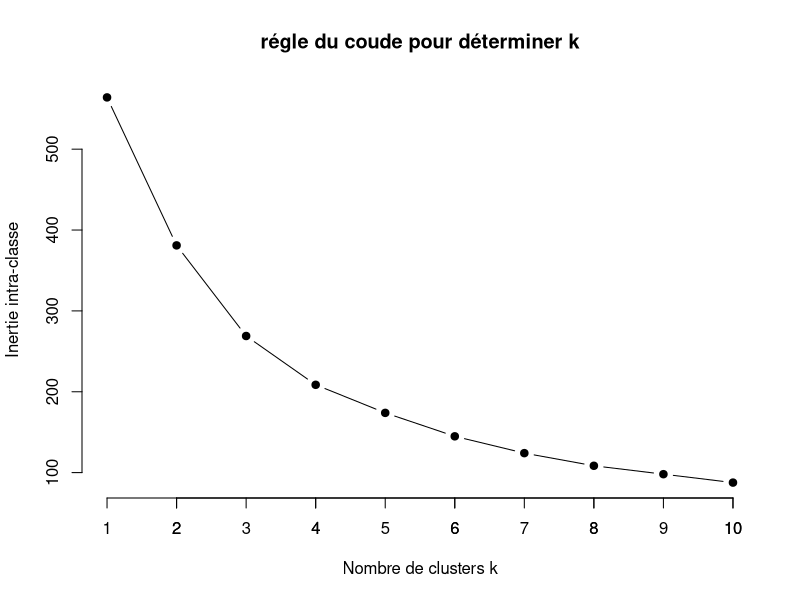

This chart was generated by the following R code: (Note: this script raises an error after producing the figure.)
## ANALYSE K-MEANS DES STATIONS DE MÉTRO (70% des stations) ##
# Seules variables numériques dispo du csv : Longitude et Latitude => Questionnement sur utilité de méthode des kmeans


# Chargement du fichier
df <- read.csv("train.csv", sep = ";", stringsAsFactors = FALSE)

# Sélection et centrage des variables numériqueshttp://127.0.0.1:27131/graphics/3d66b0b4-5653-4b7b-bb65-edd11a854411.png
X <- scale(df[, c("stop_lat", "stop_lon")])  # centrer-réduire

# ----- Règle du coude -----
R <- numeric()

for (k in 1:10) {
  kmeans_result <- kmeans(X, centers = k, nstart = 10)
  R[k] <- kmeans_result$tot.withinss   #stockage inertie inter-classe totale 
}

# Affichage du graphe du coude
plot(1:10, R, type = "b", pch = 19, frame = FALSE,
     xlab = "Nombre de clusters k", ylab = "Inertie intra-classe",
     main = "régle du coude pour déterminer k")
axis(1, at = 1:10)

# ----- CLUSTERING FINAL -----
# Interprétation graphique => grand saut d'information à k = 3
set.seed(123)
cl <- kmeans(X, centers = 3)

# Ajout des clusters au dataset
df$cluster <- as.factor(cl$cluster)

# ----- VISUALISATION  -----

# S'assurer que pollution_unifiee est bien facteur et ordonnée
df$pollution_unifiee <- factor(df$pollution_unifiee,
                               levels = c("pollution faible", "pollution moyenne", "pollution élevée"))

# Charger ggplot2
library(ggplot2)

# Tracer les clusters avec forme selon pollution
ggplot(df, aes(x = stop_lon, y = stop_lat, color = cluster, shape = pollution_unifiee)) +
  geom_point(size = 3) +
  labs(
    title = "Regroupement spatial des stations de métro avec différenciation par pollution",
    x = "Longitude", y = "Latitude",
    color = "Cluster", shape = "Niveau de pollution"
  ) +
  scale_color_manual(values = c("1" = "red", "2" = "green", "3" = "cyan")) +
  theme(legend.position = "right")



## ANALYS K PLUS PROCHE VOISIN ##




